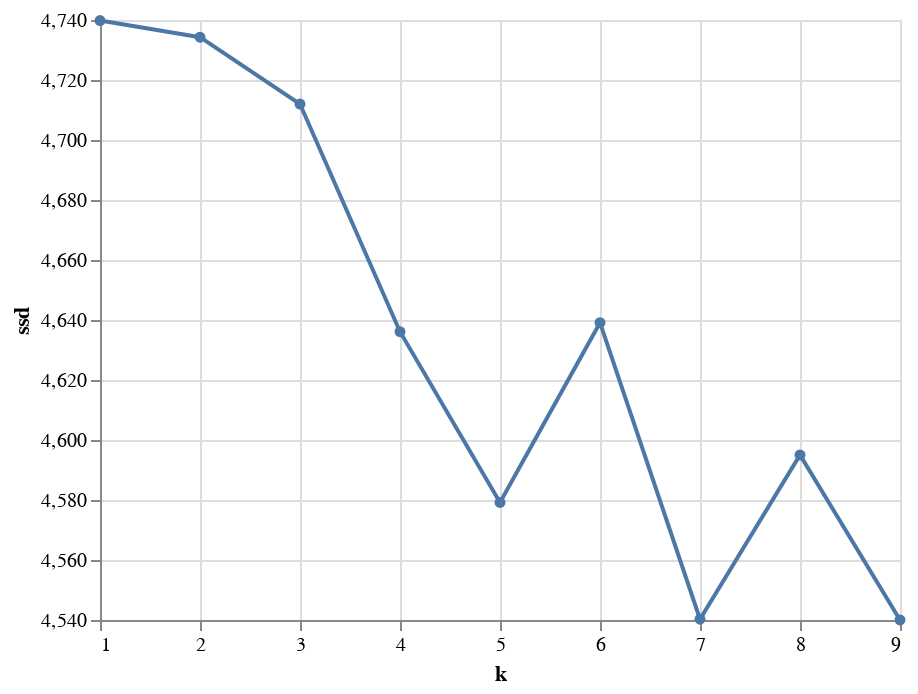

The notebook cell this image was saved under:
### Markdown cell above
Decidindo K

### Code cell
qualidade = pd.DataFrame(columns = ['k', 'ssd'])
for k in range(1, 10, 1):
    # kemans = KMeans(n_clusters=k, rantom_state=0)
    kmeans = MiniBatchKMeans(n_clusters=k, init_size=1024, batch_size=2048, random_state=20)
    kmeans.fit(vec_text)
    qualidade = qualidade.append({'k': k, 'ssd': kmeans.inertia_}, ignore_index=True)

alt.Chart(qualidade).mark_line(
    point=True
).encode(
    x = 'k',
    y = alt.Y('ssd', scale = alt.Scale(zero=False))
)

### Figure 1 — Vega-Lite specification as saved in the notebook (floating-point values rounded to 4 significant figures)
{"config": {"view": {"continuousWidth": 400, "continuousHeight": 300}}, "data": {"name": "data-48960ffb4113558f1e8d63c3b82ef118"}, "mark": {"type": "line", "point": true}, "encoding": {"x": {"field": "k", "type": "quantitative"}, "y": {"field": "ssd", "scale": {"zero": false}, "type": "quantitative"}}, "$schema": "https://vega.github.io/schema/vega-lite/v4.17.0.json", "datasets": {"data-48960ffb4113558f1e8d63c3b82ef118": [{"k": 1.0, "ssd": 4740.0}, {"k": 2.0, "ssd": 4734.0}, {"k": 3.0, "ssd": 4712.0}, {"k": 4.0, "ssd": 4636.0}, {"k": 5.0, "ssd": 4579.0}, {"k": 6.0, "ssd": 4639.0}, {"k": 7.0, "ssd": 4540.0}, {"k": 8.0, "ssd": 4595.0}, {"k": 9.0, "ssd": 4540.0}]}}
